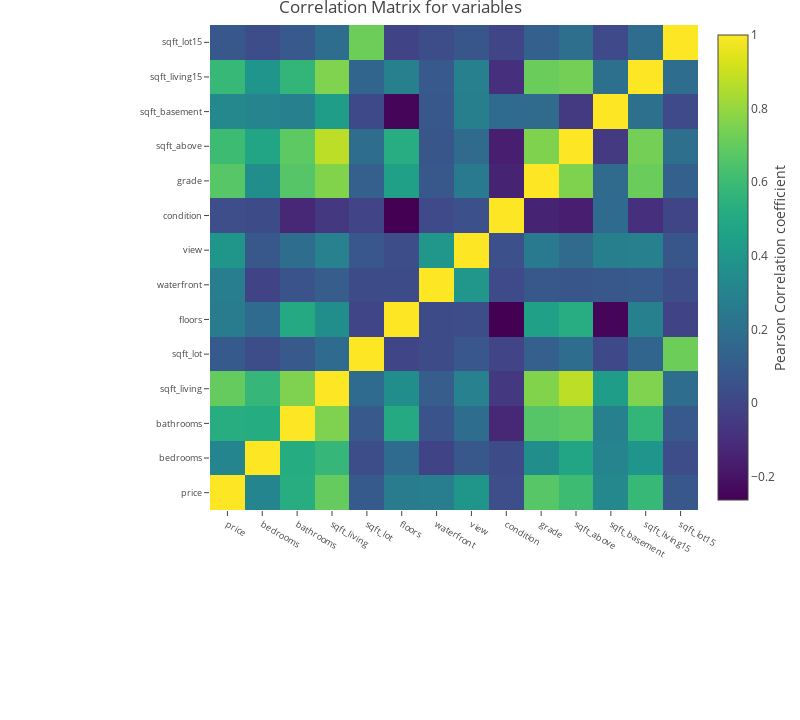

Notebook code cell kept with this figure:
### Code cell
# We need to get the correlation of each column to each column therefore we create a Heatmap
import numpy as np
import plotly.offline as py#visualization
import matplotlib.pyplot as plt
py.init_notebook_mode(connected=True)#visualization
import plotly.graph_objs as go#visualization
import plotly.tools as tls#visualization
import plotly.figure_factory as ff#visualization

pd.set_option('display.max_columns', 500)
plt.style.use('ggplot')

import warnings
warnings.filterwarnings("ignore")


correlation = df.corr()

matrix_cols = correlation.columns.tolist()

corr_array  = np.array(correlation)

trace = go.Heatmap(z = corr_array,
                   x = matrix_cols,
                   y = matrix_cols,
                   colorscale = "Viridis",
                   colorbar   = dict(title = "Pearson Correlation coefficient",
                                     titleside = "right"
                                    ) ,
                  )

layout = go.Layout(dict(title = "Correlation Matrix for variables",
                        autosize = False,
                        height  = 720,
                        width   = 800,
                        margin  = dict(r = 0 ,l = 210,
                                       t = 25,b = 210,
                                      ),
                        yaxis   = dict(tickfont = dict(size = 9)),
                        xaxis   = dict(tickfont = dict(size = 9))
                       )
                  )

data = [trace]
fig = go.Figure(data=data,layout=layout)
py.iplot(fig)

### Figure 1 — Plotly figure (JSON) as saved in the notebook; plotly's stock layout.template omitted (floating-point values rounded to 4 significant figures; data arrays with more than 128 entries replaced by an {"elided": "..."} marker saying what was removed)
{"data": [{"colorbar": {"title": "Pearson Correlation coefficient", "titleside": "right"}, "colorscale": "Viridis", "type": "heatmap", "x": ["price", "bedrooms", "bathrooms", "sqft_living", "sqft_lot", "floors", "waterfront", "view", "condition", "grade", "sqft_above", "sqft_basement", "sqft_living15", "sqft_lot15"], "y": ["price", "bedrooms", "bathrooms", "sqft_living", "sqft_lot", "floors", "waterfront", "view", "condition", "grade", "sqft_above", "sqft_basement", "sqft_living15", "sqft_lot15"], "z": {"elided": "14x14 float values"}}], "layout": {"autosize": false, "height": 720, "margin": {"b": 210, "l": 210, "r": 0, "t": 25}, "title": "Correlation Matrix for variables", "width": 800, "xaxis": {"tickfont": {"size": 9}}, "yaxis": {"tickfont": {"size": 9}}}}
